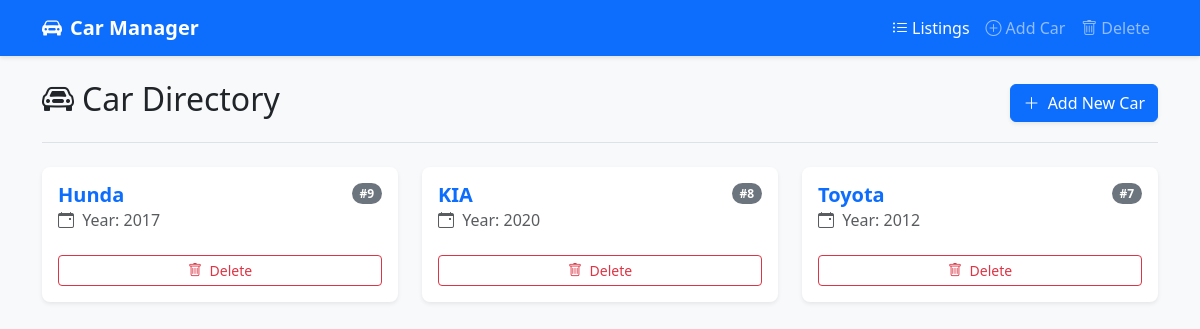
The app's page /, older data.
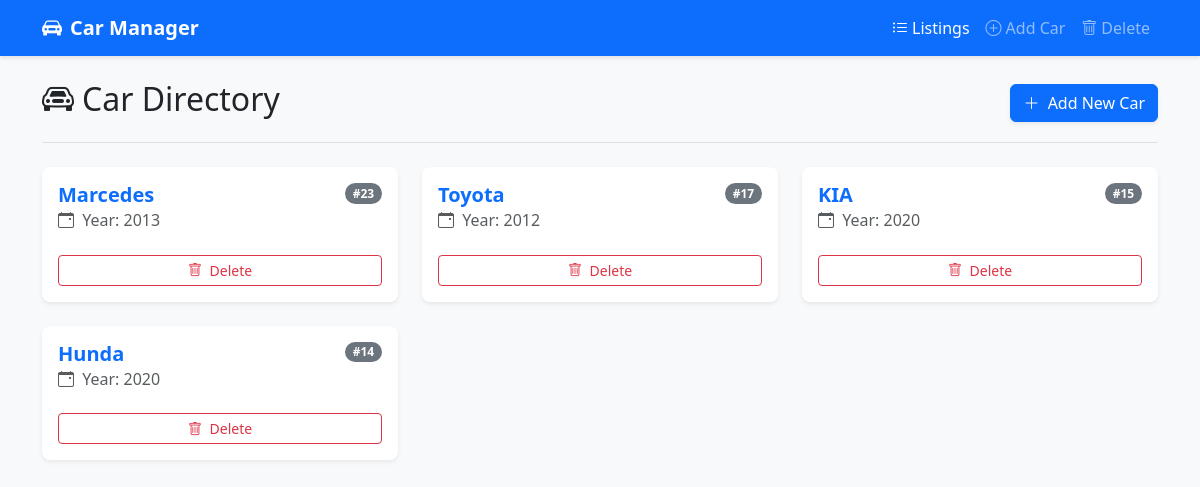
The same page, newer data.
### car/models.py (models this page shows, shortened)
class Car(models.Model):
    name = models.CharField(max_length=100)
    year = models.IntegerField(validators=[MinValueValidator(2000)])

### car/views.py (the view)
# urls.py: path('', views.Lists.as_view(), name='lists'),
class Lists (generic.ListView):
    template_name= 'lists.html'
    model = Car
    queryset = Car.objects.all().order_by('-id')
    context_object_name = 'lists'

### car/templates/lists.html (shortened to what this page needs)
{% extends "base.html" %}
{% block content %}
<div class="d-flex justify-content-between align-items-center mb-4 border-bottom pb-3">
    <h1 class="h2 text-dark"><i class="bi bi-car-front me-2"></i>Car Directory</h1>
    <a href="{% url 'add' %}" class="btn btn-primary shadow-sm"><i class="bi bi-plus-lg me-1"></i> Add New Car</a>
</div>
{% if lists %}
<div class="row row-cols-1 row-cols-md-2 row-cols-lg-3 g-4">
    {% for car in lists %}
    <div class="col">
        <div class="card h-100 card-hover border-0 shadow-sm rounded-3">
            <div class="card-body">
                <div class="d-flex justify-content-between align-items-start mb-2">
                    <h5 class="card-title text-primary mb-0 fw-bold">{{ car.name }}</h5>
                    <span class="badge bg-secondary rounded-pill">#{{ car.id }}</span>
                </div>
                <h6 class="card-subtitle mb-3 text-muted">
                    <i class="bi bi-calendar-event me-1"></i> Year: {{ car.year }}
                </h6>
                <div class="d-flex mt-4 gap-2">
                    <form action="{% url 'delete' %}" method="post" class="w-100">
                        <button type="submit" class="btn btn-outline-danger w-100 btn-sm">
                            <i class="bi bi-trash me-1"></i> Delete
                        </button>
                    </form>
                </div>
            </div>
        </div>
    </div>
    {% endfor %}
</div>
{% else %}
<div class="alert alert-info text-center py-5 shadow-sm rounded-3" role="alert">
    <i class="bi bi-info-circle display-4 d-block mb-3"></i>
    <h4 class="alert-heading">No cars found!</h4>
    <p class="mb-0">Your garage is currently empty. Click the 'Add New Car' button above to get started.</p>
</div>
{% endif %}
{% endblock %}

### templates/base.html (shortened to what this page needs)
<!doctype html>
<html lang="en">
<head>
    <link href="https://cdn.jsdelivr.net/npm/bootstrap@5.3.8/dist/css/bootstrap.min.css" rel="stylesheet"
>
    <link rel="stylesheet" href="https://cdn.jsdelivr.net/npm/bootstrap-icons@1.11.3/font/bootstrap-icons.min.css">
</head>
<body>
    <nav class="navbar navbar-expand-lg navbar-dark bg-primary mb-4">
        <div class="container">
            <a class="navbar-brand fw-bold" href="{% url 'lists' %}">
                <i class="bi bi-car-front-fill me-2"></i>Car Manager
            </a>
            <div class="collapse navbar-collapse" id="navbarNav">
                <ul class="navbar-nav ms-auto">
                    <li class="nav-item">
                        <a class="nav-link {% if request.resolver_match.url_name == 'lists' %}active{% endif %}" href="{% url 'lists' %}">
                            <i class="bi bi-list-ul me-1"></i>Listings
                        </a>
                    </li>
                    <li class="nav-item">
                        <a class="nav-link {% if request.resolver_match.url_name == 'add' %}active{% endif %}" href="{% url 'add' %}">
                            <i class="bi bi-plus-circle me-1"></i>Add Car
                        </a>
                    </li>
                    <li class="nav-item">
                        <a class="nav-link {% if request.resolver_match.url_name == 'delete' %}active{% endif %}" href="{% url 'delete' %}">
                            <i class="bi bi-trash me-1"></i>Delete
                        </a>
                    </li>
                </ul>
            </div>
        </div>
    </nav>
    <main class="container mb-5">
        {% block content %}
        {% endblock %}
    </main>
</body>
</html>

### templates/base.html (style rules this page uses)
body { background-color: #f8f9fa; }
.navbar { box-shadow: 0 2px 4px rgba(0,0,0,.1); }
.card-hover { border: none; box-shadow: 0 0.125rem 0.25rem rgba(0, 0, 0, 0.075); transition: transform 0.2s ease-in-out, box-shadow 0.2s ease-in-out; }
.btn-primary { box-shadow: 0 2px 4px rgba(13,110,253,.3); }

Row changes from the older to the newer data that the page shows:
removed Car: name "Hunda", id "9", year "2017"
removed Car: name "KIA", id "8", year "2020"
removed Car: name "Toyota", id "7", year "2012"
added Car: name "Marcedes", id "23", year "2013"
added Car: name "Toyota", id "17", year "2012"
added Car: name "KIA", id "15", year "2020"
added Car: name "Hunda", id "14", year "2020"
